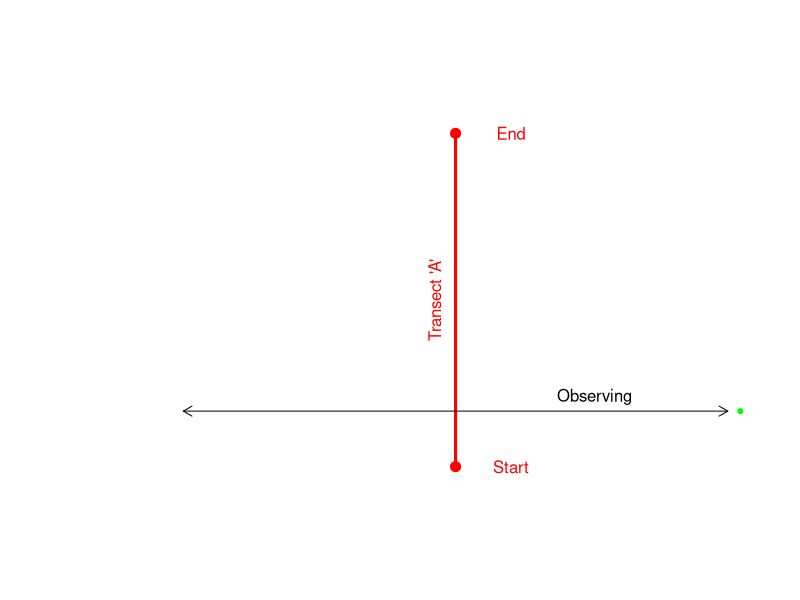

Write the R code that produced this figure.
## ---- chunk 1
par(mar=c(0,0,0,0), bty = "n");
plot(x = 0, y = 0, type = "n", xlim = c(10, 30), ylim = c(0, 20), 
     xaxt = "n", yaxt = "n", xlab = "", ylab = "", asp = 1);
points(x = c(22, 22), y = c(4, 16), pch = 20, cex = 2, col = "red");
points(x = rep(22, 100), y = seq(from = 4, to = 16, length = 100),
       type = "l", col = "red", lwd = 3);
arrows(x0 = 22, x1 = 31.8, y0 = 6, y1 = 6, length = 0.1, code = 2);
arrows(x1 = 22, x0 = 12.2, y0 = 6, y1 = 6, length = 0.1, code = 1);
points(x = 32.25, y = 6, col = "green", pch = 20);
text(x = 27, y = 6.5, labels = "Observing");
text(x = 21.25, y = 10, labels = "Transect 'A'", col = "red", srt = 90, 
     cex = 1);
text(x = 24, y = 4, labels = "Start", col = "red");
text(x = 24, y = 16, labels = "End", col = "red");
